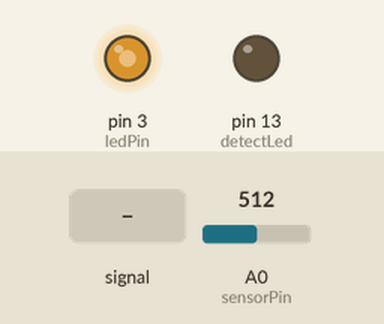
Recording of a sketch running on a simulated Arduino Uno, built with avr-gcc and run on an emulated ATmega328P. Shown: output pins drawn as LEDs (lit = HIGH). The test bench sets the inputs (shaded band); at power-on: A0 (sensorPin) = 512. What the sketch prints to the serial monitor is not drawn.

Above: at 1.2 s.
1.3 s: A0 (sensorPin) fed a 200 Hz sine of ±81 counts around its level
At 4.08 s:
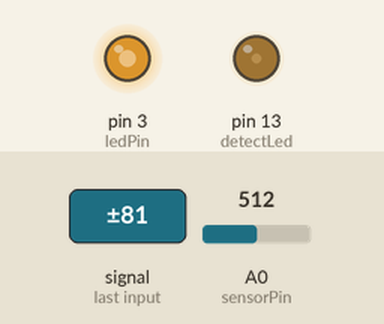
4.3 s: A0 (sensorPin) set to 716
At 5.6 s:
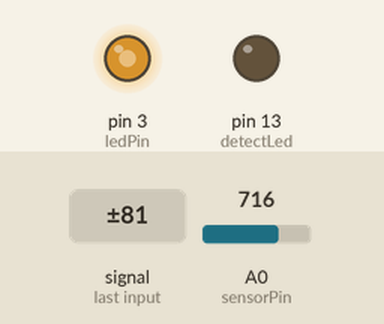
Timing chart, 0 to 11.6 s (numbered marks = the images above; inputs shaded):
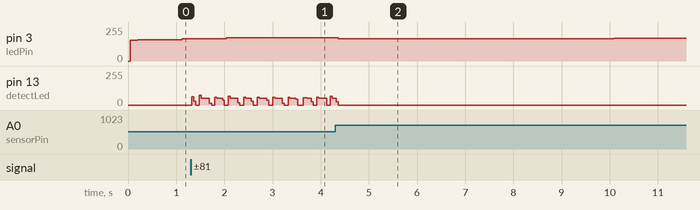

The sketch:

ir_camera_detector.ino
```cpp
// pins
const int ledPin    = 3;   // drives 2N2222A base
const int sensorPin = A0;  // IR photodiode junction
const int detectLed = 13;  // onboard LED indicator

// tunables
int pulseDelay = 200;      // microseconds: ON/OFF IR settle time
int threshold  = 30;       // diff needed to count as "detected"


unsigned long startTime;

void setup() {
  pinMode(ledPin, OUTPUT);
  pinMode(detectLed, OUTPUT);
  Serial.begin(115200);

  startTime = millis();
  Serial.println("ms,diff"); // csv header
}

int readDiff() {
  // LED OFF (ambient only)
  digitalWrite(ledPin, LOW);
  delayMicroseconds(pulseDelay);
  int dark = analogRead(sensorPin);

  // LED ON (our IR + ambient)
  digitalWrite(ledPin, HIGH);
  delayMicroseconds(pulseDelay);
  int lit = analogRead(sensorPin);

  return (lit - dark);   // remove ambient
}

void loop() {
  int diff = readDiff();

  unsigned long t = millis() - startTime;

  Serial.print(t);
  Serial.print(",");
  Serial.println(diff);

  // simple threshold trigger
  if (diff > threshold) {
    digitalWrite(detectLed, HIGH);
  } else {
    digitalWrite(detectLed, LOW);
  }
}
```

Measured:
- after the input at 1.3 s, pin 3 (ledPin): 167/255 → 173/255 after 0.74 s
- after the input at 4.3 s, pin 3 (ledPin): 173/255 → 166/255 after 0.06 s, → 172/255 5.7 s later
